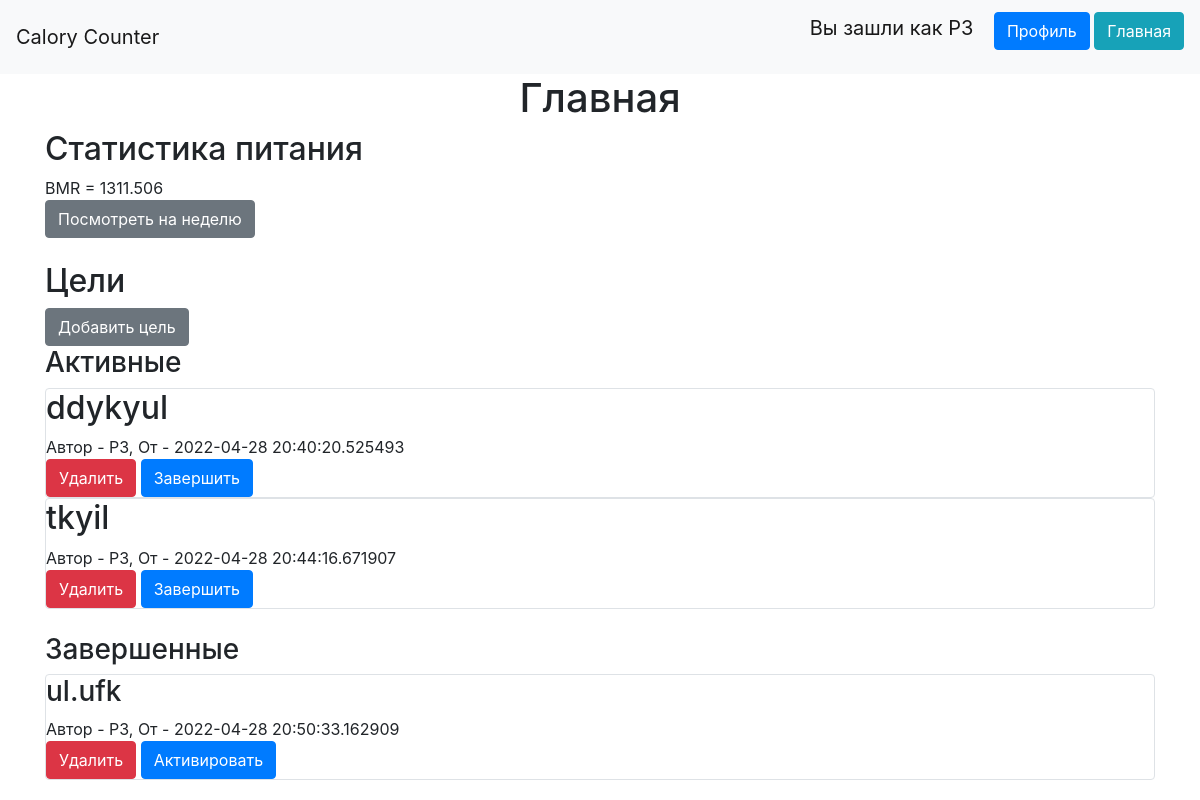
/ (signed in), run on the app's committed database.
### data/users.py (models this page shows, shortened)
class User(SqlAlchemyBase, UserMixin, SerializerMixin):
    __tablename__ = 'users'
    id = sqlalchemy.Column(sqlalchemy.Integer,
                           primary_key=True, autoincrement=True)
    name = sqlalchemy.Column(sqlalchemy.String, nullable=True)
    about = sqlalchemy.Column(sqlalchemy.String, nullable=True)
    email = sqlalchemy.Column(sqlalchemy.String,
                              index=True, unique=True, nullable=True)
    age = sqlalchemy.Column(sqlalchemy.Integer)
    weight = sqlalchemy.Column(sqlalchemy.Integer)
    height = sqlalchemy.Column(sqlalchemy.Integer)
    gender = sqlalchemy.Column(sqlalchemy.String)
    hashed_password = sqlalchemy.Column(sqlalchemy.String, nullable=True)
    created_date = sqlalchemy.Column(sqlalchemy.DateTime,
                                     default=datetime.datetime.now)
    entered_details = sqlalchemy.Column(sqlalchemy.Boolean, default=False)
    activities = orm.relation("Activities", back_populates='user')
    points = orm.relation("Points", back_populates='user')

### data/activities.py (models this page shows)
class Points(SqlAlchemyBase, SerializerMixin):
    __tablename__ = 'points'
    id = sqlalchemy.Column(sqlalchemy.Integer,
                           primary_key=True, autoincrement=True)
    content = sqlalchemy.Column(sqlalchemy.String, nullable=True)
    created_date = sqlalchemy.Column(sqlalchemy.DateTime,
                                     default=datetime.datetime.now)
    user_id = sqlalchemy.Column(sqlalchemy.Integer,
                                sqlalchemy.ForeignKey("users.id"))
    user = orm.relation('User')
    is_finished = sqlalchemy.Column(sqlalchemy.Boolean, default=False)

### main.py (the view)
@app.route("/")
def index():
    db_sess = db_session.create_session()
    bmr = 0
    if current_user.is_authenticated:
        if not current_user.entered_details:
            return redirect('/details/' + str(current_user.id))
        points = db_sess.query(Points).filter(
            (Points.user == current_user))
        activities = db_sess.query(Activities).filter(
            (Activities.user == current_user) | (Activities.is_private is not True))
        cs = {
            'M': [66.5, 13.75, 5.003, 6.75],
            'F': [655.1, 9.563, 1.850, 4.676],
            'O': [655.1, 9.563, 1.850, 4.676],
        }
        c = cs[current_user.gender]
        bmr = c[0] + c[1] * current_user.weight + c[2] * current_user.height - c[3] * current_user.age
    else:
        activities = db_sess.query(Activities).filter(Activities.is_private is not True)
        points = db_sess.query(Points)
        return render_template("index.html", points=points, bmr=bmr,
                               style=url_for('static', filename=f'css/register.css'))
    return render_template("index.html", points=points, bmr=bmr)

### data/db_session.py (called while the page is built)
def create_session() -> Session:
    global __factory
    return __factory()

### main.py (called while the page is built)
@login_manager.user_loader
def load_user(user_id):
    db_sess = db_session.create_session()
    return db_sess.query(User).get(user_id)

### templates/index.html
{% extends "base.html" %}
{% block content %}
{% if not current_user.is_authenticated %}
<br>
<br>
<br>
<h1 style="text-align: center">Добро пожаловать в Calory Counter</h1>
<br>
<div id="photo">
    <div align="justify" id="item1">
        <img style="width: 315px; height: 200px" src="{{url_for('static', filename='img/first_page_img/runing.jpg')}}" alt="Third slide" class="Image">
        <p>Побеждайте вместе с нами!</p>
    </div>
    <div align="justify" id="item2">
        <img style="width: 315px; height: 200px" src="{{url_for('static', filename='img/first_page_img/benefit.jpg')}}" alt="Third slide" class="Image">
        <p>Питайтесь правильно!</p>
    </div>
    <div align="left" id="item3">
        <img style="width: 315px; height: 200px" src="{{url_for('static', filename='img/first_page_img/healphy.jpg')}}" alt="Third slide" class="Image">
        <p>Ваше здоровье в Ваших руках!</p>
    </div>
</div>
{% else %}
<h1 style="text-align: center">Главная</h1>
<h2>Статистика питания</h2>
<p1>BMR = {{bmr}}</p1>
<br>
<a href="/week/0" class="btn btn-secondary">Посмотреть на неделю</a>
<br>
<br>
<h2>Цели</h2>
<a href="/points" class="btn btn-secondary">Добавить цель</a>
<br>
<h3>Активные</h3>
{% for item in points%}
    {% if not item.is_finished %}
    <div class="col-md6 border rounded">
        <h2>{{item.content}}</h2>
        <div>
            Автор - {{item.user.name}}, От - {{item.created_date}}
        </div>
        {% if current_user.is_authenticated and current_user == item.user %}
        <div>
            <a href="/points_delete/{{ item.id }}" class="btn btn-danger">
                Удалить
            </a>
            <a href="/point_complete/{{ item.id }}" class="btn btn-primary">
                Завершить
            </a>
        </div>
        {% endif %}
    </div>
    {% endif %}
{% endfor %}
<br>
<h3>Завершенные</h3>
{% for item in points%}
{% if item.is_finished %}
<div class="col-md6 border rounded">
    <h3>{{item.content}}</h3>
    <div>
        Автор - {{item.user.name}}, От - {{item.created_date}}
    </div>
    {% if current_user.is_authenticated and current_user == item.user %}
    <div>
        <a href="/points_delete/{{ item.id }}" class="btn btn-danger">
            Удалить
        </a>
        <a href="/point_complete/{{ item.id }}" class="btn btn-primary">
            Активировать
        </a>
    </div>
    {% endif %}
</div>
{% endif %}
{% endfor %}
{% endif %}
{% endblock %}

### templates/base.html (shortened to what this page needs)
<!doctype html>
<html lang="en">
<head>
    <link rel="stylesheet"
          href="https://stackpath.bootstrapcdn.com/bootstrap/4.4.1/css/bootstrap.min.css"
>
    <link rel="stylesheet" type="text/css" href="{{ style }}" />
</head>
<body>
<header>
    <nav class="navbar navbar-light bg-light">
        <a class="navbar-brand" href="/">Calory Counter</a>
        {% if current_user.is_authenticated %}
            <p>
                <a class="navbar-brand" href="/logout">Вы зашли как {{ current_user.name }}</a>
                <a class="btn btn-primary" href="/profile/{{current_user.id}}">Профиль</a>
                <a class="btn btn-info" href="/">Главная</a>
            </p>
        {% else %}
            <p>
                <a class="btn btn-primary " href="/register">Зарегистрироваться</a>
                <a class="btn btn-success" href="/login">Войти</a>
            </p>
        {% endif %}
    </nav>
</header>
<main role="main" class="container">
    {% block content %}{% endblock %}
</main>
</body>
</html>

### data on the page
User: name "P3"
Points: content "ddykyul", user.name "P3", created_date "2022-04-28 20:40:20.525493"
Points: content "tkyil", user.name "P3", created_date "2022-04-28 20:44:16.671907"
Points: content "ul.ufk", user.name "P3", created_date "2022-04-28 20:50:33.162909"

### other printed values
{{ bmr }} "1311.506"
